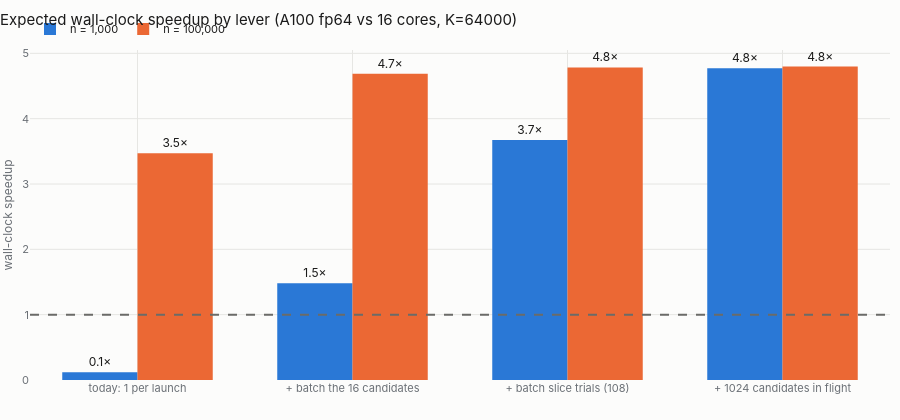

Notebook source saved alongside this figure:
### Markdown cell above
## 4. The levers, in the order they would be pulled

Cumulative: each bar adds the previous. Shown at `n = 1000` (the benchmark) and `n = 100 000`
(a realistic spectrum or image), with the K=64 000 likelihood share.

### Code cell
levers = [("today: 1 per launch",            dict(batch=1, in_flight=1)),
          ("+ batch the 16 candidates",         dict(batch=16)),
          ("+ batch slice trials (108)",         dict(batch=TRIALS_PER_ACCEPT)),
          ("+ 1024 candidates in flight",        dict(batch=1024))]
fig = go.Figure()
for n0, col in [(1000, BLUE), (100000, ORANGE)]:
    y = [end_to_end(likelihood_speedup(n0, **kw), LIKELIHOOD_FRACTION["K=64000"]) for _, kw in levers]
    fig.add_trace(go.Bar(x=[l for l, _ in levers], y=y, name=f"n = {n0:,}", marker_color=col,
                         text=[f"{v:.1f}×" for v in y], textposition="outside"))
fig.add_hline(y=1, line_dash="dash", line_color=GREY)
style(fig, "Expected wall-clock speedup by lever (A100 fp64 vs 16 cores, K=64000)", "", "wall-clock speedup")
fig.update_layout(barmode="group", bargap=0.3)

### Figure 1 — Plotly figure (JSON) as saved in the notebook; plotly's stock layout.template omitted (floating-point values rounded to 4 significant figures)
{"data": [{"marker": {"color": "#2a78d6"}, "name": "n = 1,000", "text": ["0.1×", "1.5×", "3.7×", "4.8×"], "textposition": "outside", "type": "bar", "x": ["today: 1 per launch", "+ batch the 16 candidates", "+ batch slice trials (108)", "+ 1024 candidates in flight"], "y": [0.1176, 1.482, 3.673, 4.771]}, {"marker": {"color": "#eb6834"}, "name": "n = 100,000", "text": ["3.5×", "4.7×", "4.8×", "4.8×"], "textposition": "outside", "type": "bar", "x": ["today: 1 per launch", "+ batch the 16 candidates", "+ batch slice trials (108)", "+ 1024 candidates in flight"], "y": [3.472, 4.688, 4.784, 4.799]}], "layout": {"bargap": 0.3, "barmode": "group", "font": {"color": "#1a1a19"}, "height": 420, "hovermode": "x unified", "margin": {"b": 40, "l": 10, "r": 10, "t": 50}, "paper_bgcolor": "#fcfcfb", "plot_bgcolor": "#fcfcfb", "shapes": [{"line": {"color": "#6b6b68", "dash": "dash"}, "type": "line", "x0": 0, "x1": 1, "xref": "x domain", "y0": 1, "y1": 1, "yref": "y"}], "title": {"text": "Expected wall-clock speedup by lever (A100 fp64 vs 16 cores, K=64000)"}, "xaxis": {"gridcolor": "#e6e6e3", "title": {"text": ""}}, "yaxis": {"gridcolor": "#e6e6e3", "title": {"text": "wall-clock speedup"}}}}
